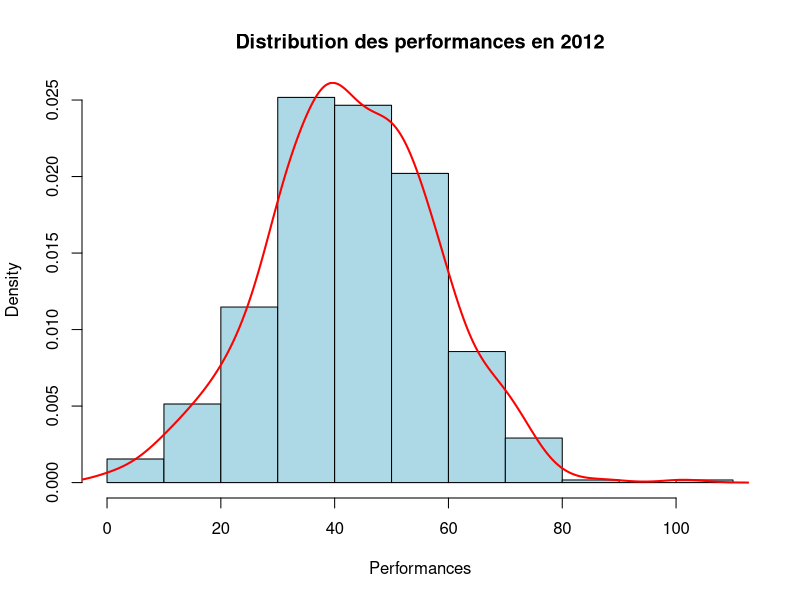
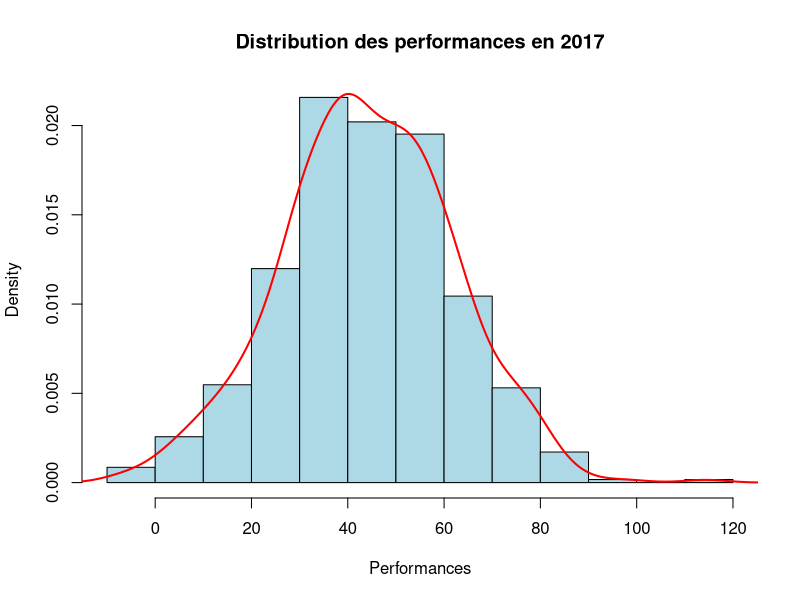
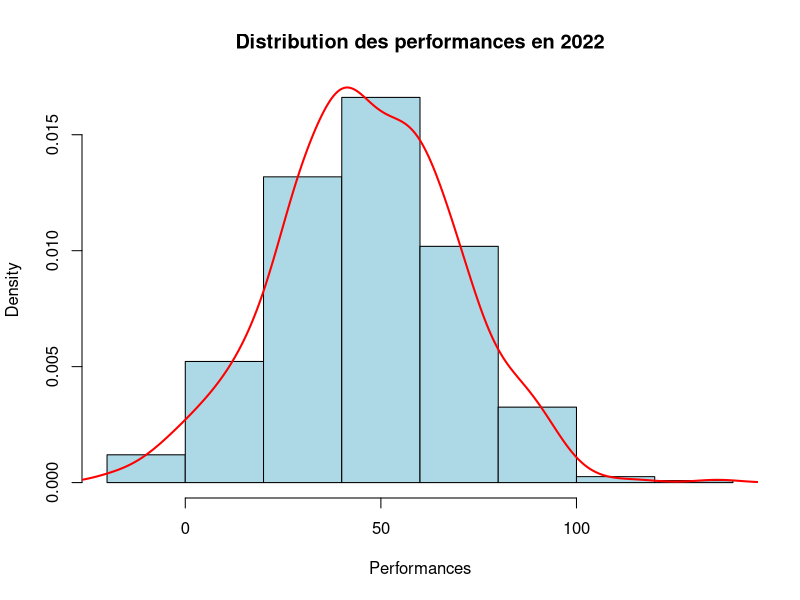

Here is the R script that generated these plots, in order:
# ---- Question 1----

# Charger les données
data_2012 = read.table("company2012.dat", header = FALSE)
data_2017 = read.table("company2017.dat", header = FALSE)
data_2022 = read.table("company2022.dat", header = FALSE)

# Renommer les colonnes
colnames(data_2012) = colnames(data_2017) = colnames(data_2022) = "Performances"

# Créer une liste de données
data_list = list(data_2012, data_2017, data_2022)
years = c(2012, 2017, 2022)

# Afficher chaque histogramme séparément avec la densité de probabilité sur l'axe y
for (i in seq_along(data_list)) {
  # Créer un nouvel espace graphique
  par(mfrow = c(1, 1))
  
  # Créer un histogramme des performances avec densité sur l'axe y
  hist(data_list[[i]]$Performances, main = paste("Distribution des performances en", years[i]),
       xlab = "Performances", ylab = "Density", col = "lightblue", border = "black", freq = FALSE)
  
  # Ajouter une estimation par noyau de densité
  lines(density(data_list[[i]]$Performances), col = "red", lwd = 2)
}

# ---- Question 2 ----

# Le test de Shapiro-Wilk pour chaque ensemble de données
for (i in seq_along(data_list)) {
  result = shapiro.test(data_list[[i]]$Performances)
  
  # Afficher le résultat du test
  cat("Shapiro-Wilk test for", years[i], ":", "\n")
  cat("w (statistique de test):", round(result$statistic, 4), "\n")
  cat("p-value:", round(result$p.value, 4), "\n")
  
  # Interprétation du résultat
  if (result$p.value > 0.05) {
    cat("Pas de preuve significative pour rejeter l'hypothèse nulle (distribution normale).\n\n")
  } else {
    cat("Preuve significative pour rejeter l'hypothèse nulle (non-distribution normale).\n\n")
  }
}

# ---- Question 3 ----
# Charger les données
data_2012 = read.table("company2012.dat", header = FALSE)
data_2017 = read.table("company2017.dat", header = FALSE)
data_2022 = read.table("company2022.dat", header = FALSE)

# Renommer les colonnes
colnames(data_2012) = colnames(data_2017) = colnames(data_2022) = "Performances"

# Calculer les différences de performances entre les années
diff_2012_2017 = data_2017$Performances - data_2012$Performances
diff_2017_2022 = data_2022$Performances - data_2017$Performances
diff_2012_2022 = data_2022$Performances - data_2012$Performances

# Effectuer les tests de Student appariés
test_2012_2017 = t.test(diff_2012_2017, alternative = "two.sided", mu = 0)
test_2017_2022 = t.test(diff_2017_2022, alternative = "two.sided", mu = 0)
test_2012_2022 = t.test(diff_2012_2022, alternative = "two.sided", mu = 0)

# Afficher les résultats des tests
cat("Test de Student apparié entre 2012 et 2017 : \n")
cat("Différence moyenne :", round(test_2012_2017$estimate, 4), "\n")
cat("Intervalle de confiance à 95% :", round(test_2012_2017$conf.int, 4), "\n")
cat("p-value :", round(test_2012_2017$p.value, 4), "\n")

cat("Test de Student apparié entre 2017 et 2022 : \n")
cat("Différence moyenne :", round(test_2017_2022$estimate, 4), "\n")
cat("Intervalle de confiance à 95% :", round(test_2017_2022$conf.int, 4), "\n")
cat("p-value :", round(test_2017_2022$p.value, 4), "\n")

cat("Test de Student apparié entre 2012 et 2022 : \n")
cat("Différence moyenne :", round(test_2012_2022$estimate, 4), "\n")
cat("Intervalle de confiance à 95% :", round(test_2012_2022$conf.int, 4), "\n")
cat("p-value :", round(test_2012_2022$p.value, 4), "\n")

# ---- Question 4 ----

# Effectuer le test de Wilcoxon signé-rangé pour 2012-2017
wilcox_2012_2017 = wilcox.test(diff_2012_2017, alternative = "two.sided", mu = 0)

# Afficher les résultats du test
cat("Test de Wilcoxon signé-rangé entre 2012 et 2017 : \n")
cat("Statistique de test W :", round(wilcox_2012_2017$statistic, 4), "\n")
cat("p-value :", round(wilcox_2012_2017$p.value, 4), "\n")

# Effectuer le test de Wilcoxon signé-rangé pour 2017-2022
wilcox_2017_2022 = wilcox.test(diff_2017_2022, alternative = "two.sided", mu = 0)

# Afficher les résultats du test
cat("Test de Wilcoxon signé-rangé entre 2017 et 2022 : \n")
cat("Statistique de test W :", round(wilcox_2017_2022$statistic, 4), "\n")
cat("p-value :", round(wilcox_2017_2022$p.value, 4), "\n")

# Effectuer le test de Wilcoxon signé-rangé pour 2012-2022
wilcox_2012_2022 = wilcox.test(diff_2012_2022, alternative = "two.sided", mu = 0)

# Afficher les résultats du test
cat("Test de Wilcoxon signé-rangé entre 2012 et 2022 : \n")
cat("Statistique de test W :", round(wilcox_2012_2022$statistic, 4), "\n")
cat("p-value :", round(wilcox_2012_2022$p.value, 4), "\n")